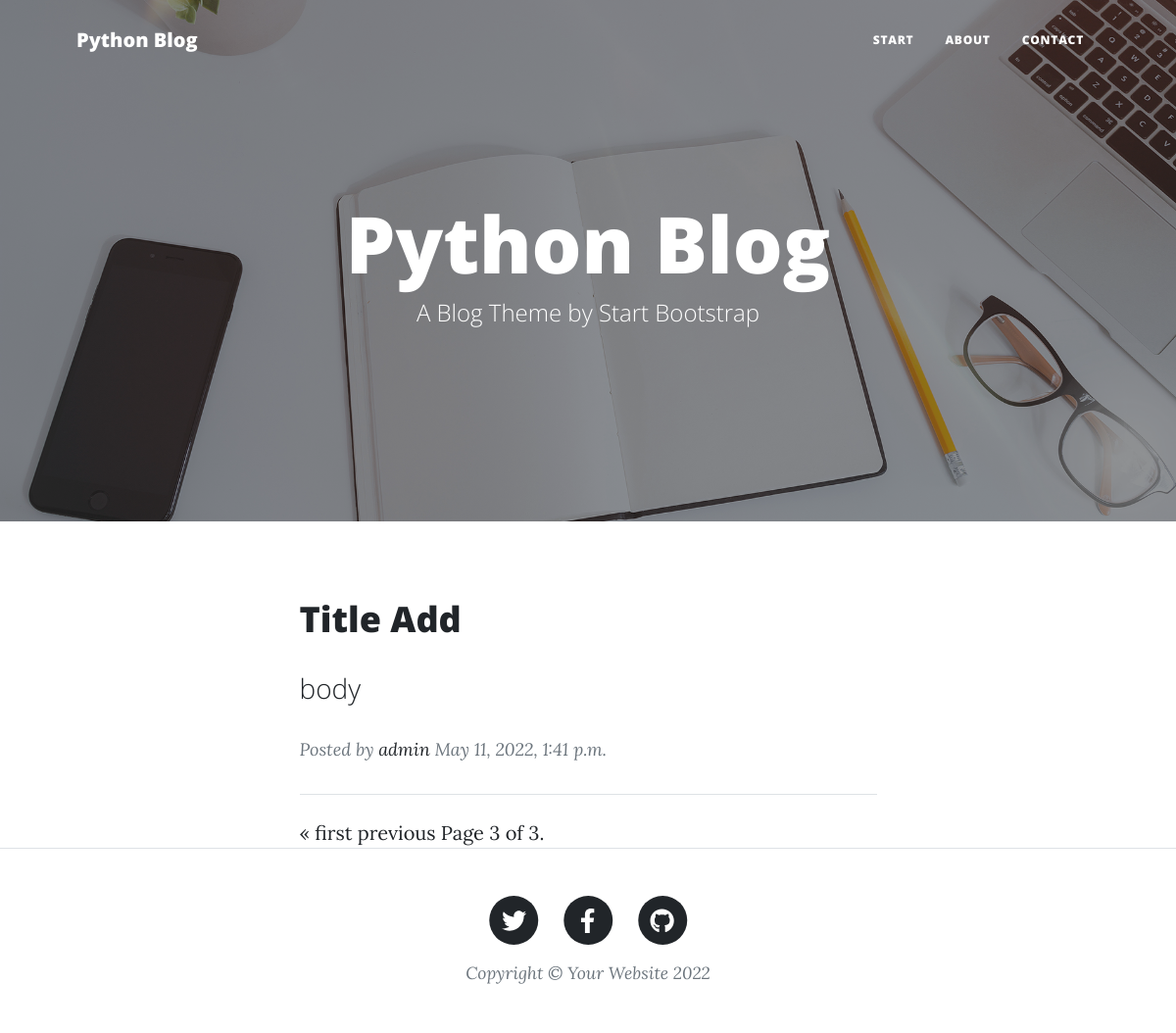
Page /blog/?page=3 on the committed database.
### blog/models.py (models this page shows, shortened)
class Post(models.Model):
    title = models.CharField(max_length=55)
    subhead = models.CharField(max_length=55, blank=True, null=True)
    slug = models.SlugField(max_length=55, unique=True)
    body = models.TextField()
    status = models.IntegerField(choices=STATUS, default=1)
    created_by = models.ForeignKey(User, on_delete=models.CASCADE)
    created_date = models.DateTimeField(auto_now_add=True)
    update_date = models.DateTimeField(auto_now=True)
    publish_date = models.DateTimeField(default=now)
    class Meta:
        ordering = ('-created_date',)
    def get_absolute_url(self):
        return reverse('blog:post_detail', kwargs={'get_slug': self.slug})

### blog/views.py (the view)
# urls.py: path('', PostListView.as_view(), name='post_list'),
class PostListView(ListView):
    model = Post
    template_name = "blog/post_list.html"
    paginate_by = 2
    def get_queryset(self):
        return Post.objects.filter(status = 2)

### templates/blog/post_list.html (shortened to what this page needs)
{% extends 'base/base.html' %}
{% load static %}
{% block content %}
<header class="masthead" style="background-image: url('/media/home-bg.jpg')">
    <div class="container position-relative px-4 px-lg-5">
        <div class="row gx-4 gx-lg-5 justify-content-center">
            <div class="col-md-10 col-lg-8 col-xl-7">
                <div class="site-heading">
                    <h1>Python Blog</h1>
                    <span class="subheading">A Blog Theme by Start Bootstrap</span>
                </div>
            </div>
        </div>
    </div>
</header>
<div class="container px-4 px-lg-5">
    <div class="row gx-4 gx-lg-5 justify-content-center">
        <div class="col-md-10 col-lg-8 col-xl-7">
            {% for object in page_obj %}
                <div class="post-preview">
                    <a href="{{ object.get_absolute_url}}">
                        <h2 class="post-title">{{ object.title }}</h2>
                        <h3 class="post-subtitle">{{ object.body|truncatewords:30|linebreaks }}</h3>
                    </a>
                    <p class="post-meta">
                        Posted by
                        <a href="#!">{{ object.created_by}}</a>
                        {{ object.created_date}}
                    </p>
                </div>
            {% endfor %}
            <hr class="my-4" />
            <div>
            {% if page_obj.has_previous %}
                <a href='?page=1'>&laquo; first </a>
                <a href='?page={{ page_obj.prevoius_page_number }}'> previous </a>
            {% endif %}
                Page {{ page_obj.number }} of {{ page_obj.paginator.num_pages }}.
            </div>
        </div>
    </div>
</div>
{% endblock %}

### rows in the picture
Post: title "Title Add", body "body", created_by "admin", created_date "May 11, 2022, 1:41 p.m."

### other values in the picture
{{ page_obj.number }} "3"
{{ page_obj.paginator.num_pages }} "3"
